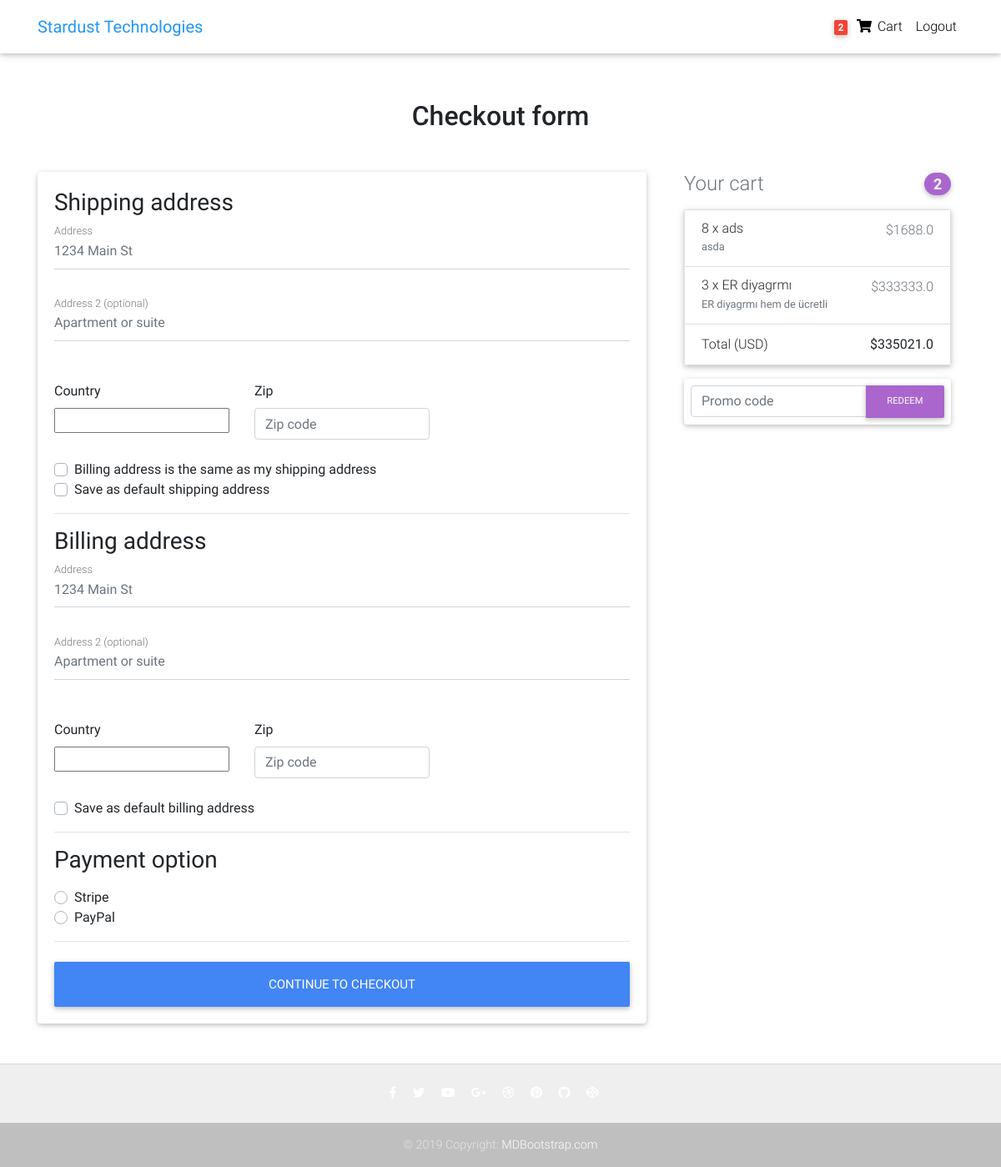
/checkout/ (signed in), run on an earlier commit of the app's database.
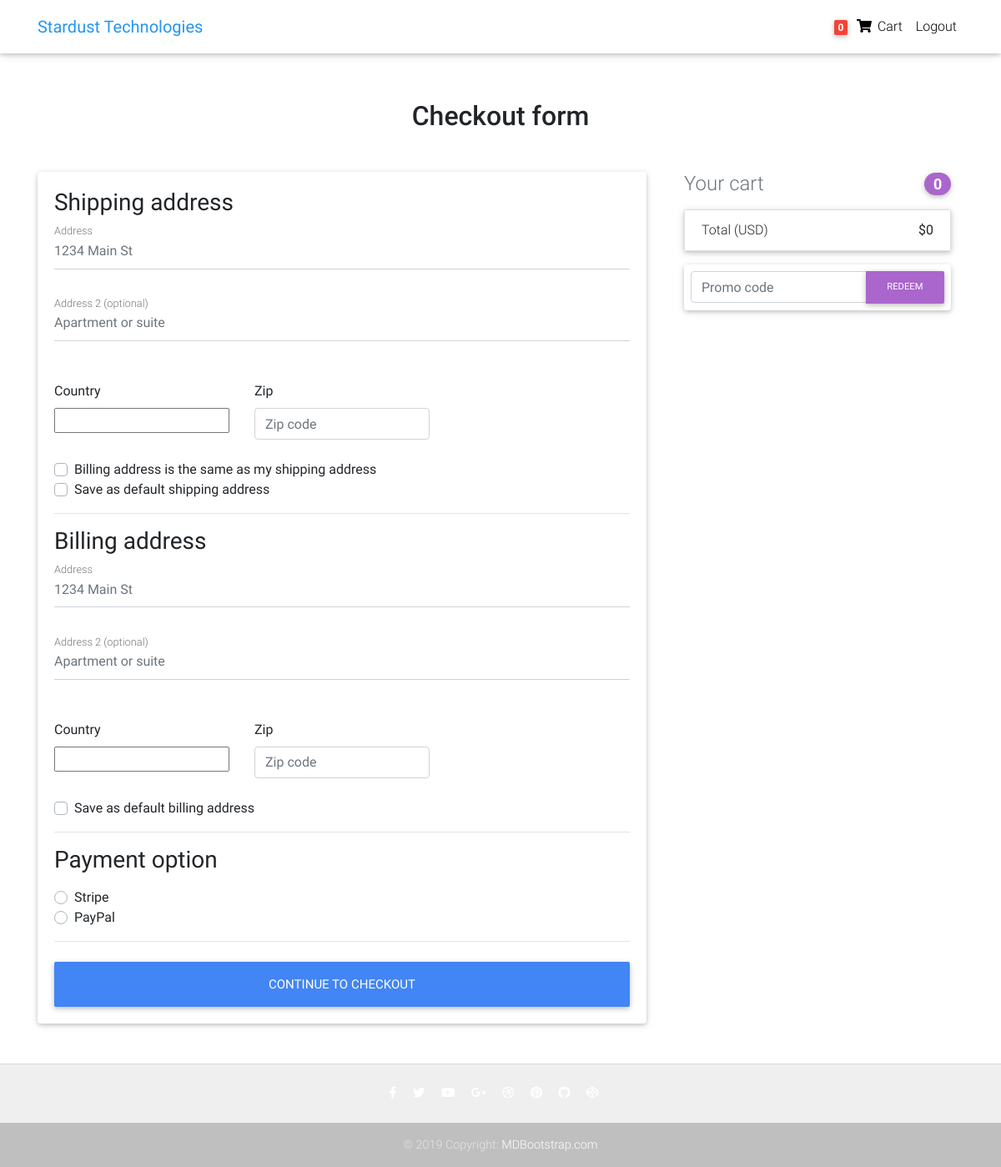
And on a later commit of the database.
### core/models.py (models this page shows, shortened)
class Order(models.Model):
    user = models.ForeignKey(settings.AUTH_USER_MODEL,
                             on_delete=models.CASCADE)
    ref_code = models.CharField(max_length=20, blank=True, null=True)
    items = models.ManyToManyField(OrderItem)
    start_date = models.DateTimeField(auto_now_add=True)
    ordered_date = models.DateTimeField()
    ordered = models.BooleanField(default=False)
    shipping_address = models.ForeignKey(
        'Address', related_name='shipping_address', on_delete=models.SET_NULL, blank=True, null=True)
    billing_address = models.ForeignKey(
        'Address', related_name='billing_address', on_delete=models.SET_NULL, blank=True, null=True)
    payment = models.ForeignKey(
        'Payment', on_delete=models.SET_NULL, blank=True, null=True)
    coupon = models.ForeignKey(
        'Coupon', on_delete=models.SET_NULL, blank=True, null=True)
    being_delivered = models.BooleanField(default=False)
    received = models.BooleanField(default=False)
    refund_requested = models.BooleanField(default=False)
    refund_granted = models.BooleanField(default=False)
    '''
    1. Item added to cart
    2. Adding a billing address
    (Failed checkout)
    3. Payment
    (Preprocessing, processing, packaging etc.)
    4. Being delivered
    5. Received
    6. Refunds
    '''
    def get_total(self):
        total = 0
        for order_item in self.items.all():
            total += order_item.get_final_price()
        if self.coupon:
            total -= self.coupon.amount
        return total

class OrderItem(models.Model):
    user = models.ForeignKey(settings.AUTH_USER_MODEL,
                             on_delete=models.CASCADE)
    ordered = models.BooleanField(default=False)
    item = models.ForeignKey(Item, on_delete=models.CASCADE)
    quantity = models.IntegerField(default=1)
    def get_total_item_price(self):
        return self.quantity * self.item.price
    def get_final_price(self):
        if self.item.discount_price:
            return self.get_total_discount_item_price()
        return self.get_total_item_price()

class Item(models.Model):
    title = models.CharField(max_length=100)
    price = models.FloatField()
    discount_price = models.FloatField(blank=True, null=True)
    category = models.CharField(choices=CATEGORY_CHOICES, max_length=2)
    label = models.CharField(choices=LABEL_CHOICES, max_length=1)
    slug = models.SlugField()
    description = models.TextField()
    image = models.ImageField()
    additional_information = models.TextField()

### core/views.py (the view, shortened to what this page needs)
# urls.py: path('checkout/', CheckoutView.as_view(), name='checkout'),
class CheckoutView(View):
    def get(self, *args, **kwargs):
        try:
            order = Order.objects.get(user=self.request.user, ordered=False)
            form = CheckoutForm()
            context = {
                'form': form,
                'couponform': CouponForm(),
                'order': order,
                'DISPLAY_COUPON_FORM': True
            }
            shipping_address_qs = Address.objects.filter(
                user=self.request.user,
                address_type='S',
                default=True
            )
            if shipping_address_qs.exists():
                context.update(
                    {'default_shipping_address': shipping_address_qs[0]})
            billing_address_qs = Address.objects.filter(
                user=self.request.user,
                address_type='B',
                default=True
            )
            if billing_address_qs.exists():
                context.update(
                    {'default_billing_address': billing_address_qs[0]})
            return render(self.request, "checkout.html", context)
        except ObjectDoesNotExist:
            messages.info(self.request, "You do not have an active order")
            return redirect("core:checkout")

### core/forms.py
class CheckoutForm(forms.Form):
    shipping_address = forms.CharField(required=False)
    shipping_address2 = forms.CharField(required=False)
    shipping_country = CountryField(blank_label='(select country)').formfield(
        required=False,
        widget=CountrySelectWidget(attrs={
            'class': 'custom-select d-block w-100',
        }))
    shipping_zip = forms.CharField(required=False)
    billing_address = forms.CharField(required=False)
    billing_address2 = forms.CharField(required=False)
    billing_country = CountryField(blank_label='(select country)').formfield(
        required=False,
        widget=CountrySelectWidget(attrs={
            'class': 'custom-select d-block w-100',
        }))
    billing_zip = forms.CharField(required=False)
    same_billing_address = forms.BooleanField(required=False)
    set_default_shipping = forms.BooleanField(required=False)
    use_default_shipping = forms.BooleanField(required=False)
    set_default_billing = forms.BooleanField(required=False)
    use_default_billing = forms.BooleanField(required=False)
    payment_option = forms.ChoiceField(
        widget=forms.RadioSelect, choices=PAYMENT_CHOICES)

class CouponForm(forms.Form):
    code = forms.CharField(widget=forms.TextInput(attrs={
        'class': 'form-control',
        'placeholder': 'Promo code',
        'aria-label': 'Recipient\'s username',
        'aria-describedby': 'basic-addon2'
    }))

### core/templatetags/cart_template_tags.py (called while the page is built)
@register.filter
def cart_item_count(user):
    if user.is_authenticated:
        qs = Order.objects.filter(user=user, ordered=False)
        if qs.exists():
            return qs[0].items.count()
    return 0

### templates/checkout.html (shortened to what this page needs)
{% extends "base.html" %}
{% load crispy_forms_tags %}
{% block content %}
  <main >
    <div class="container wow fadeIn">
      <h2 class="my-5 h2 text-center">Checkout form</h2>
      <div class="row">
        <div class="col-md-8 mb-4">
          <div class="card">
            <form method="POST" class="card-body">
              <h3>Shipping address</h3>
              <div class='hideable_shipping_form'>
                <div class="md-form mb-5">
                  <input type='text' placeholder='1234 Main St' id='shipping_address' name='shipping_address' class='form-control' />
                  <label for="shipping_address" class="">Address</label>
                </div>
                <div class="md-form mb-5">
                  <input type='text' placeholder='Apartment or suite' id='shipping_address2' name='shipping_address2' class='form-control' />
                  <label for="shipping_address2" class="">Address 2 (optional)</label>
                </div>
                <div class="row">
                  <div class="col-lg-4 col-md-12 mb-4">
                    <label for="country">Country</label>
                    {{ form.shipping_country }}
                  </div>
                  <div class="col-lg-4 col-md-6 mb-4">
                    <label for="shipping_zip">Zip</label>
                    <input type='text' placeholder='Zip code' id='shipping_zip' name='shipping_zip' class='form-control' />
                  </div>
                </div>
                <div class="custom-control custom-checkbox">
                  <label class="custom-control-label" for="same_billing_address">Billing address is the same as my shipping address</label>
                </div>
                <div class="custom-control custom-checkbox">
                  <label class="custom-control-label" for="set_default_shipping">Save as default shipping address</label>
                </div>
              </div>
              <hr>
              <h3>Billing address</h3>
              <div class='hideable_billing_form'>
                <div class="md-form mb-5">
                  <input type='text' placeholder='1234 Main St' id='billing_address' name='billing_address' class='form-control' />
                  <label for="billing_address" class="">Address</label>
                </div>
                <div class="md-form mb-5">
                  <input type='text' placeholder='Apartment or suite' id='billing_address2' name='billing_address2' class='form-control' />
                  <label for="billing_address2" class="">Address 2 (optional)</label>
                </div>
                <div class="row">
                  <div class="col-lg-4 col-md-12 mb-4">
                    <label for="country">Country</label>
                    {{ form.billing_country }}
                  </div>
                  <div class="col-lg-4 col-md-6 mb-4">
                    <label for="billing_zip">Zip</label>
                    <input type='text' placeholder='Zip code' id='billing_zip' name='billing_zip' class='form-control' />
                  </div>
                </div>
                <div class="custom-control custom-checkbox">
                  <label class="custom-control-label" for="set_default_billing">Save as default billing address</label>
                </div>
              </div>
              <hr>
              <h3>Payment option</h3>
              <div class="d-block my-3">
                {% for value, name in form.fields.payment_option.choices %}
                <div class="custom-control custom-radio">
                  <label class="custom-control-label" for="{{ name }}">{{ name }}</label>
                </div>
                {% endfor %}
              </div>
              <hr class="mb-4">
              <button class="btn btn-primary btn-lg btn-block" type="submit">Continue to checkout</button>
            </form>
          </div>
        </div>
        <div class="col-md-4 mb-4">
          {% include "order_snippet.html" %}
        </div>
      </div>
    </div>
  </main>
{% endblock content %}

### templates/base.html (shortened to what this page needs)
{% load static %}
<!DOCTYPE html>
<html lang="en">
<head>
  <link rel="stylesheet" href="https://use.fontawesome.com/releases/v5.8.1/css/all.css">
  <link href="{% static 'css/bootstrap.min.css' %}" rel="stylesheet">
  <link href="{% static 'css/mdb.min.css' %}" rel="stylesheet">
  <link href="{% static 'css/style.min.css' %}" rel="stylesheet">
</head>
{% include "navbar.html" %}
<body>
    <div class="mt-5 pt-4">
    </div>
    {% block content %}
    {% endblock content %}
    {% include "footer.html" %}
</body>
</html>

### templates/navbar.html (shortened to what this page needs)
{% load cart_template_tags %}
<nav class="navbar fixed-top navbar-expand-lg navbar-light white scrolling-navbar">
    <div class="container" >
      <a class="navbar-brand waves-effect float-left" href="/">
        <strong class="blue-text float-left">Stardust Technologies</strong>
      </a>
      <div class="collapse navbar-collapse" id="navbarSupportedContent">
        <ul class="navbar-nav nav-flex-icons">
          {% if request.user.is_authenticated %}
          <li class="nav-item">
            <a href="{% url 'core:order-summary' %}" class="nav-link waves-effect">
              <span class="badge red z-depth-1 mr-1"> {{ request.user|cart_item_count }} </span>
              <i class="fas fa-shopping-cart"></i>
              <span class="clearfix d-none d-sm-inline-block"> Cart </span>
            </a>
          </li>
          <li class="nav-item">
            <a class="nav-link waves-effect" href="{% url 'account_logout' %}">
              <span class="clearfix d-none d-sm-inline-block"> Logout </span>
            </a>
          </li>
          {% endif %}
        </ul>
      </div>
    </div>
  </nav>

### templates/order_snippet.html (shortened to what this page needs)
<div class="col-md-12 mb-4">
    <h4 class="d-flex justify-content-between align-items-center mb-3">
    <span class="text-muted">Your cart</span>
    <span class="badge badge-secondary badge-pill">{{ order.items.count }}</span>
    </h4>
    <ul class="list-group mb-3 z-depth-1">
    {% for order_item in order.items.all %}
    <li class="list-group-item d-flex justify-content-between lh-condensed">
        <div>
        <h6 class="my-0">{{ order_item.quantity }} x {{ order_item.item.title}}</h6>
        <small class="text-muted">{{ order_item.item.description}}</small>
        </div>
        <span class="text-muted">${{ order_item.get_final_price }}</span>
    </li>
    {% endfor %}
    <li class="list-group-item d-flex justify-content-between">
        <span>Total (USD)</span>
        <strong>${{ order.get_total }}</strong>
    </li>
    </ul>
    {% if DISPLAY_COUPON_FORM %}
    <form class="card p-2" action="{% url 'core:add-coupon' %}" method="POST">
        <div class="input-group">
            {{ couponform.code }}
            <div class="input-group-append">
            <button class="btn btn-secondary btn-md waves-effect m-0" type="submit">Redeem</button>
            </div>
        </div>
    </form>
    {% endif %}
</div>

### templates/footer.html
<footer class=" page-footer text-center font-small mt-4 wow fadeIn">
    <hr class="my-4">
    <div class="pb-4">
      <a href="https://www.facebook.com/mdbootstrap" target="_blank">
        <i class="fab fa-facebook-f mr-3"></i>
      </a>
      <a href="https://twitter.com/MDBootstrap" target="_blank">
        <i class="fab fa-twitter mr-3"></i>
      </a>
      <a href="https://www.youtube.com/watch?v=7MUISDJ5ZZ4" target="_blank">
        <i class="fab fa-youtube mr-3"></i>
      </a>
      <a href="https://plus.google.com/u/0/b/107863090883699620484" target="_blank">
        <i class="fab fa-google-plus-g mr-3"></i>
      </a>
      <a href="https://dribbble.com/mdbootstrap" target="_blank">
        <i class="fab fa-dribbble mr-3"></i>
      </a>
      <a href="https://pinterest.com/mdbootstrap" target="_blank">
        <i class="fab fa-pinterest mr-3"></i>
      </a>
      <a href="https://github.com/mdbootstrap/bootstrap-material-design" target="_blank">
        <i class="fab fa-github mr-3"></i>
      </a>
      <a href="http://codepen.io/mdbootstrap/" target="_blank">
        <i class="fab fa-codepen mr-3"></i>
      </a>
    </div>
    <div class="footer-copyright py-3">
      © 2019 Copyright:
      <a href="https://mdbootstrap.com/education/bootstrap/" target="_blank"> MDBootstrap.com </a>
    </div>
  </footer>

### templates/scripts.html (shortened to what this page needs)
{% load static %}

### templates/base.html (style rules this page uses)
html, body, header, .carousel { height: 100vh; }

What changed in the data, as far as the page shows it:
removed OrderItem: quantity "8", item "ads", item.description "asda", get_final_price "1688.0"
removed OrderItem: quantity "3", item "ER diyagrmı", item.description "ER diyagrmı hem de ücretli", get_final_price "333333.0"
computed for Order: items.count "2" → "0"; get_total "335021.0" → "0"
Also different on the page:
{{ request.user|cart_item_count }}: "2" → "0"
